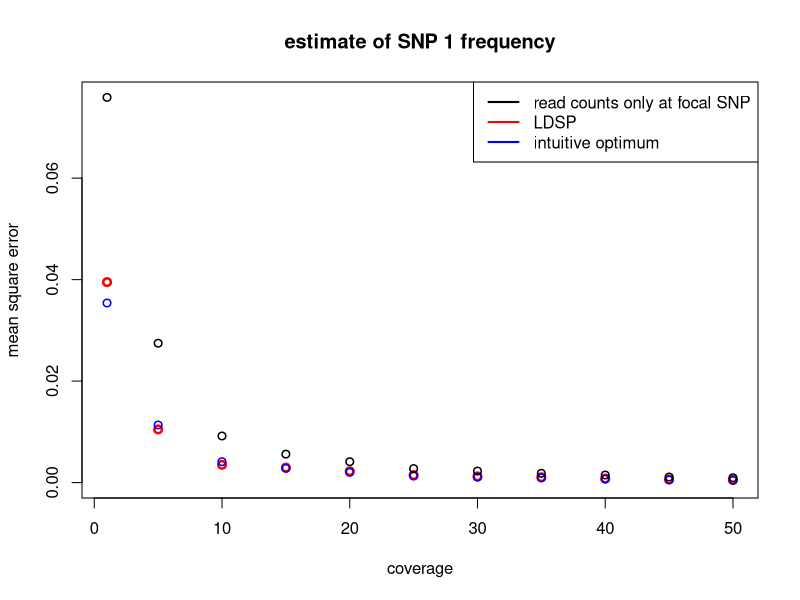
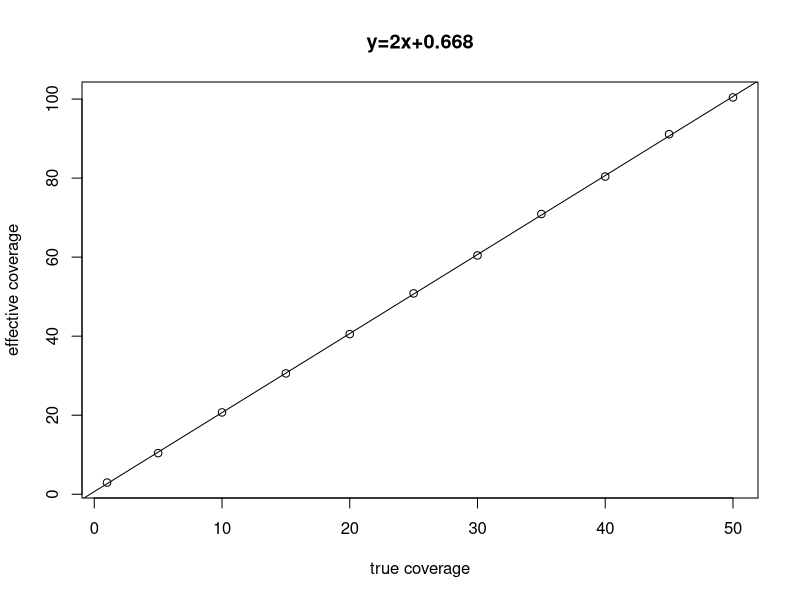
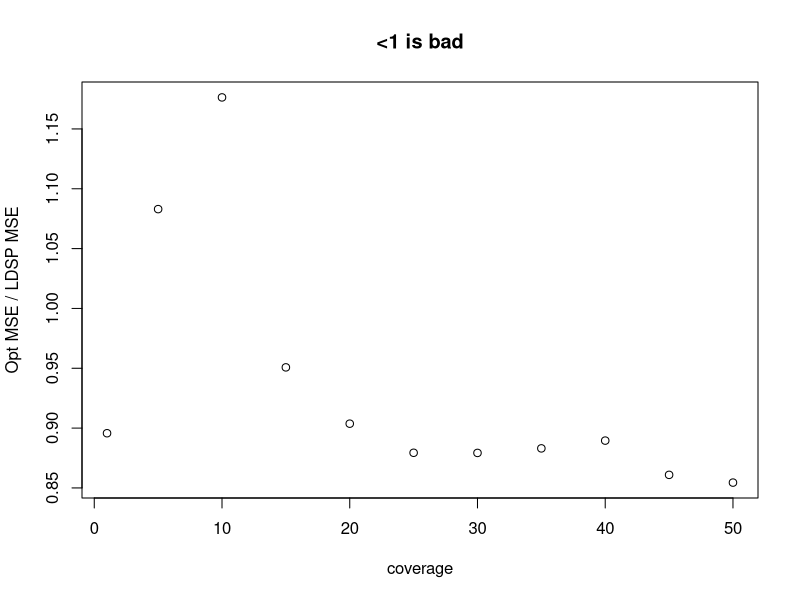

Recreate these plots in R, in order.
create_haps <- function(nsamp=100, per){
  # the only type of haplotypes in the pool are either 1-0 or 0-1 (for simplicity)
  # "per" specifies the percent of 1-0 haplotypes  
  haps = matrix(nrow = nsamp, ncol = 2, 0)
  no_10_haps = floor(per*nsamp)
  for (i in 1:no_10_haps){
    haps[i,1] = 1
    haps[i,2] = 0
  }
  for (i in (no_10_haps+1):nsamp){
    haps[i,1] = 0
    haps[i,2] = 1
  }
  return(haps)
}


# potential problem: sigma2 estimated to be < 1 (and even <0 in some cases)
findMLE <- function(obs, mu, Sigma, D){
  
  ll <- function(sigma2){
    cov_m = sigma2*Sigma + D
    sinv = solve(cov_m)
    
    # (from hand-out and verified with Wikipedia)
    logl = log(det(cov_m)) + (t(obs-mu)%*%sinv%*%(obs-mu))
    
    return(as.numeric(logl))
  }
  
  # note: optim actually minimizes
  return(optim(ll, par = 1, method = "L-BFGS-B", lower = 1, upper = 10)$par)
}

pool <- function(lambda, haps, nloci, nsamp){
  ## simulate pool sequencing ##
  y_obs = rep(0, nloci)
  n = rep(0, nloci)
  n_1 = rep(0, nloci)
  for (i in 1:nloci){
    
    # coverage
    n[i] = rpois(1, lambda)
    
    # ensure number haps sampled is below the number of samples in the pool
    n[i] = min(n[i], nsamp)
    # ensure sample at least 1 haplotype
    n[i] = max(1, n[i])
    
    # sample locus i from pool
    sampled = sample(haps[,i], n[i])
    
    # number of 1 alleles
    n_1[i] = sum(sampled)
  }
  return(rbind(n, n_1))
}

perform_LDSP <- function(y_obs, nloci, nsamp, haps, pos, n){
  
  # calculate distances between SNPs
  # for example if two SNPs at position 50 and 100
  # then d = 50 
  d = rep(0, nloci-1)
  for (i in 1:(nloci-1)){
    d[i] = as.numeric(pos[i+1])-as.numeric(pos[i])
  }

  epsilon = rep(0, nloci)
  for (i in 1:nloci){
    epsilon[i] = (y_obs[i]*(1-y_obs[i]))/n[i]
  }


  geo_sum = 0
  for (i in 1:(nsamp-1)){
    geo_sum = geo_sum + (1/i)
  }
  geo_sum = (1/geo_sum)
  theta = geo_sum/(nsamp + geo_sum)
  theta = 1e-12

  mu = (1-theta)*colMeans(haps) + I(theta/2)

  cov_panel = matrix(nrow = nloci, ncol = nloci, 0)
  for (i in 1:nloci){
    for (j in 1:nloci){
      fi = colMeans(haps)[i]
      fj = colMeans(haps)[j]
      # temporary solution (need fixing)!
      # currently there are no 1-1 haplotypes in the sample
      # so f_12 = f_21 = 0
      fij = 0
      if (i==j){
        cov_panel[i,j] = fi*(1-fi)
      }
      else{
        cov_panel[i,j] = fij -fi*fj
      }
    }
  }
  
  S = matrix(nrow = nloci, ncol = nloci, 0)

  # rho = 4*N*c_j where c_j is the rate of cross-over per generation per basepair and N is the effective popsize
  # d_j = dist is the physical distance between SNPs j and j+1
  rho = 0 # no recombination
  for (i in 1:nloci){
    for (j in 1:nloci){
      if (i ==j){
        S[i,j] = cov_panel[i,j]
      }
      else{
        # distance between SNPs
        dist = sum(d[min(i,j):(max(i,j)-1)])
        
        # hypothetical effective popsize
        N = 1e4
        
        # since rho = 0, S[i,j] = cov_panel[i,j]
        S[i,j] = exp((-4*N*rho*dist)/nsamp)*cov_panel[i,j]
      }
    }
  }
  
  # no longer singular after the following operation
  Sigma = ((1-theta)^2)*S + I((theta/2)*(1-(theta/2)))
  Sigma[abs(Sigma) < 1e-8] = 0
  
  #sigma2 = findMLE(y_obs, mu, Sigma, diag(epsilon))
  sigma2 = 1
  
  # this is where the dispersion parameter comes in: eqn 13
  d = diag(1/epsilon)
  Sigma_i = solve(Sigma) # there is problems, when nloci is big, kappa(Sigma) is very large (1e36)]
  Sigma_bar = solve((1/sigma2)*Sigma_i + d)
  theta_bar = as.vector(Sigma_bar%*%((1/sigma2)*Sigma_i%*%mu + d%*%y_obs))
  
  # posterior estimate of SNP 1
  #return(theta_bar[1])

  mu_t = (mu[1]*Sigma_bar[1,1] - theta_bar[1]*Sigma[1,1])/(Sigma_bar[1,1] - Sigma[1,1])
  
  sigma_2_t = 1/ ((-1/Sigma[1,1]) + 1/(Sigma_bar[1,1]))  
  
  # likelihood + variance
  return(c(mu_t, sigma_2_t))
  
}

mse <- function(y_hat, y){
  return(sum((y_hat-y)^2)/length(y))
}

###### Begin script ##########

nloci = 2
# physical position of the two SNPs
pos = c(50, 100)

# starting population
nsamp = 100
# 1_0 haplotype is at 10% frequency and 0_1 is at 90%
haps = create_haps(nsamp, 0.1)

# increase the 1_0 haplotype from 10% to 90% (simulate positive selection)
ev_haps = create_haps(nsamp, 0.9)


## code for testing ##
#haps = matrix(nrow = nsamp, ncol = 2, 0)
#for (i in 1:50){
#  haps[i,1] = 1
#  haps[i,2] = 0
#}
#for (i in 51:60){
#  haps[i,1] = 0
#  haps[i,2] = 1
#}

#for (i in 61:90){
#  haps[i,1] = 1
#  haps[i,2] = 1
#}
#ev_haps = haps
## end testing code ##

# lambda specifies coverage
lambdas = seq(5, 50, by = 5)
lambdas = c(1, lambdas)
l = length(lambdas)

mse_ldsp_est = rep(0, l)
mse_opt_est = rep(0, l)
mse_obs_est  = rep(0, l)
mean_eff_cov = rep(0, l)

nreps = 1000

for (i in 1:l){
  
  # where to store estimates
  store_ldsp_est = rep(0,nreps)
  store_opt_est = rep(0, nreps)
  store_obs_est = rep(0, nreps)
  store_true_freq = rep(0, nreps)
  store_effective_coverage = rep(0, nreps)
  
  for (j in 1:nreps){
    
    # pooling
    lambda = lambdas[i] # coverage
    pooled_info =  pool(lambda, ev_haps, nloci, nsamp)
    n = pooled_info[1,]  # total read counts
    n_1 = pooled_info[2,] # counts of "1" allele
    
    # pseudo-counts
    y_obs = (n_1 + 0.5)/(n + 1)
    
    ldsp_est = perform_LDSP(y_obs, nloci, nsamp, haps, pos, n)
    
    # true pool freqency
    true_freq = colMeans(ev_haps)
    
    # only look at the estimates of SNP 1
    store_true_freq[j] = true_freq[1]
    store_opt_est[j] = (n_1[1] + (n[2]-n_1[2]))/ (n[1] + n[2])
    store_obs_est[j] = n_1[1]/n[1]
    store_ldsp_est[j] = ldsp_est[1]
    
    # normal to binomial
    store_effective_coverage[j] = ((1-ldsp_est[1])*ldsp_est[1])/ldsp_est[2]
  }
  
  # calculate MSE
  mse_ldsp_est[i] = mse(store_ldsp_est, store_true_freq)
  mse_opt_est[i] = mse(store_opt_est, store_true_freq)
  mse_obs_est[i] = mse(store_obs_est, store_true_freq)
  mean_eff_cov[i] = mean(store_effective_coverage)

}


#### plot stuff ####

plot(lambdas, mse_ldsp_est, xlab = "coverage", ylab = "mean square error", col = "red", ylim = c(0,max(mse_obs_est)), main = "estimate of SNP 1 frequency", lwd=2.5)
points(lambdas, mse_opt_est, col = "blue", lwd=1.5)
points(lambdas, mse_obs_est, lwd=1.5)
legend("topright", c("read counts only at focal SNP","LDSP", "intuitive optimum"), lty=c(1,1,1), lwd=c(2,2,2),col=c("black","red", "blue"))

fit = lm(mean_eff_cov ~ lambdas)
plot(lambdas, mean_eff_cov, xlab = "true coverage", ylab = "effective coverage", main = paste("y=", round(fit$coefficients[2],3), "x+", 
                                                                                              round(fit$coefficients[1],3), sep =""))
abline(lm(mean_eff_cov ~ lambdas))

plot(lambdas, mse_opt_est/mse_ldsp_est, xlab = "coverage", ylab = "Opt MSE / LDSP MSE", main = "<1 is bad")
